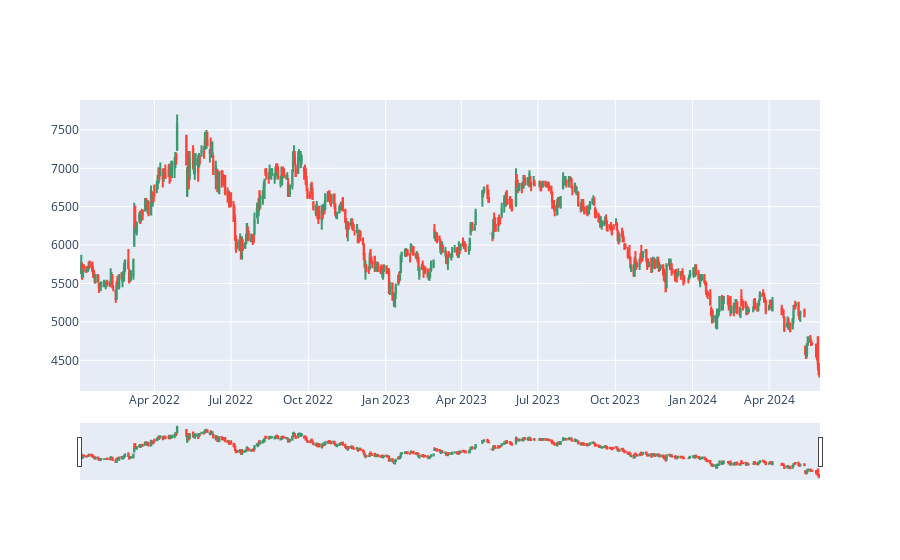

This figure's notebook cell:
### Code cell
fig = go.Figure(data=[go.Candlestick(x=df_asii['prev'].index,
                open=df_asii['open'],
                high=df_asii['high'],
                low=df_asii['low'],
                close=df_asii['close'])])

fig.show()

plt.plot(df_asii['close'], color='cornflowerblue', label='ASII')
plt.xlabel('Tanggal', fontsize=20)
plt.ylabel('Harga Penutupan dalam Rupiah (Rp)', fontsize=10)
plt.legend()
plt.title('Riwayat Harga Penutupan pada Emiten ASII')
import calplot
import matplotlib.pyplot as plt

calplot.calplot(df_asii['close'], yearascending = False,
                suptitle = 'Hari Kerja Bursa 2022 - Mei 2024', 
                suptitle_kws = {'x': 0.5, 'y': 1.0})
# plt.show()
fig = plt.figure(figsize =(10, 7)) 
# Creating plot
plt.boxplot(df_asii['close'])
# show plot
plt.show()
df_asii['close'].hist(bins=10, figsize=[14,6])

### Figure 1 — Plotly figure (JSON) as saved in the notebook; plotly's stock layout.template omitted (floating-point values rounded to 4 significant figures; data arrays with more than 128 entries replaced by an {"elided": "..."} marker saying what was removed)
{"data": [{"close": {"elided": "577 int values"}, "high": {"elided": "577 int values"}, "low": {"elided": "577 int values"}, "open": {"elided": "577 int values"}, "type": "candlestick", "x": {"elided": "577 str values"}}], "layout": {}}
